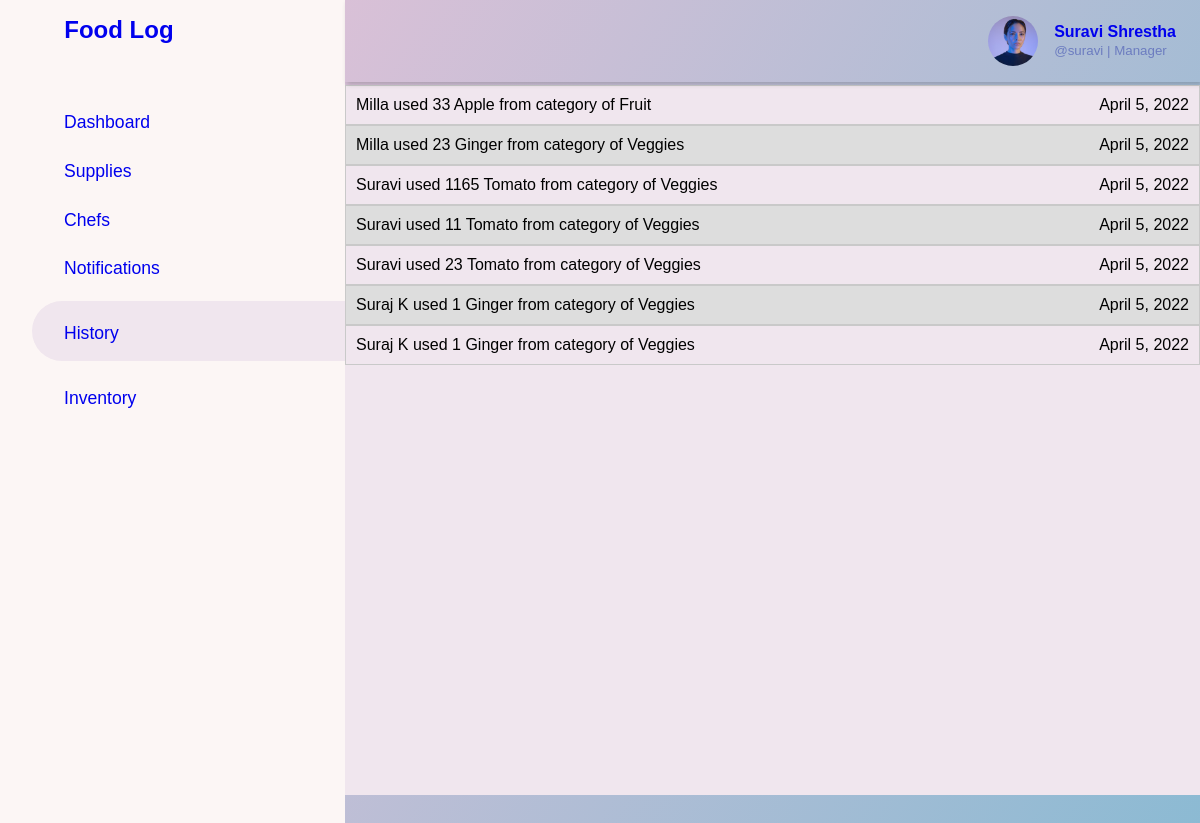
Page /history/ (signed in) on the committed database.
### app/models.py (models this page shows, shortened)
class ProfilePic(models.Model):
    user = models.OneToOneField(User, on_delete=models.CASCADE)
    image = models.ImageField(upload_to='accounts', default='accounts/default.jpg')

class History(models.Model):
    content = models.CharField(max_length=250)
    time_stamp = models.DateField(auto_now_add=True)
    class Meta:
        verbose_name_plural = 'History'

### app/views.py (the view)
# urls.py: path('history/', views.history_view, name='history_view'),
@login_required
def history_view(request):
    profile_pic_url =ProfilePic.objects.get(user=User.objects.get(username=request.user))
    context={
        "history":History.objects.all().order_by('-id'),
        "profile_pic":profile_pic_url,
        "history_active":True,
    }
    return render(request, 'history.html', context)

### templates/history.html (shortened to what this page needs)
{% extends 'base.html' %}
{% block root %}
{% include 'sidebar.html' %}
<div class="main-content">
  {% include 'header.html' %}
  <main class="main">
    <div class="card-body">
      <table width="100%">
        <tbody>
          {% for i in history%}
          <tr>
            <td class="grid-column-space-between">
              <div>{{i.content}}</div>
              <div>{{i.time_stamp}}</div>
            </td>
          </tr>
          {% endfor %}
        </tbody>
      </table>
    </div>
  </main>
</div>
{% endblock root %}

### templates/header.html (shortened to what this page needs)
<header>
    <a href="{% url 'dashboard_profile_view' %}">
    <div class="user-wrapper">
      <img
        src="{% if profile_pic.image %}{{profile_pic.image.url}}{% endif %}"
        class="logged_user_image"
        alt="img of admin"
      />
      <div>
        <h4>{{request.user.first_name}} {{request.user.last_name}}</h4>
        <small> @{{user}} | {% if request.user.is_staff %}Manager{% else %}Chef{% endif %}</small>
      </div>
    </div>
  </a>
  </header>

### rows in the picture
ProfilePic: image (picture)
History: content "Milla used 33 Apple from category of Fruit", time_stamp "April 5, 2022"
History: content "Milla used 23 Ginger from category of Veggies", time_stamp "April 5, 2022"
History: content "Suravi used 1165 Tomato from category of Veggies", time_stamp "April 5, 2022"
History: content "Suravi used 11 Tomato from category of Veggies", time_stamp "April 5, 2022"
History: content "Suravi used 23 Tomato from category of Veggies", time_stamp "April 5, 2022"
History: content "Suraj K used 1 Ginger from category of Veggies", time_stamp "April 5, 2022"
History: content "Suraj K used 1 Ginger from category of Veggies", time_stamp "April 5, 2022"

### other values in the picture
{{ request.user.first_name }} "Suravi"
{{ request.user.last_name }} "Shrestha"
{{ user }} "suravi"
